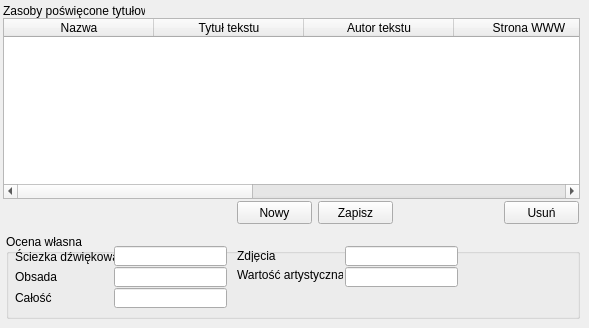
    <widget class="QWidget" name="tab">
     <attribute name="title">
      <string>Ocena</string>
     </attribute>
     <widget class="QLabel" name="label_45">
      <property name="geometry">
       <rect>
        <x>3</x>
        <y>3</y>
        <width>142</width>
        <height>16</height>
       </rect>
      </property>
      <property name="text">
       <string>Zasoby poświęcone tytułowi</string>
      </property>
     </widget>
     <widget class="QTableWidget" name="tableWidget_OC">
      <property name="geometry">
       <rect>
        <x>3</x>
        <y>18</y>
        <width>577</width>
        <height>181</height>
       </rect>
      </property>
      <property name="editTriggers">
       <set>QAbstractItemView::DoubleClicked</set>
      </property>
      <property name="tabKeyNavigation">
       <bool>false</bool>
      </property>
      <property name="showDropIndicator" stdset="0">
       <bool>false</bool>
      </property>
      <property name="dragDropOverwriteMode">
       <bool>false</bool>
      </property>
      <property name="selectionBehavior">
       <enum>QAbstractItemView::SelectRows</enum>
      </property>
      <attribute name="horizontalHeaderDefaultSectionSize">
       <number>150</number>
      </attribute>
      <column>
       <property name="text">
        <string>Nazwa</string>
       </property>
      </column>
      <column>
       <property name="text">
        <string>Tytuł tekstu</string>
       </property>
      </column>
      <column>
       <property name="text">
        <string>Autor tekstu</string>
       </property>
      </column>
      <column>
       <property name="text">
        <string>Strona WWW</string>
       </property>
      </column>
      <column>
       <property name="text">
        <string>Ocena krytyka</string>
       </property>
      </column>
      <column>
       <property name="text">
        <string>ID</string>
       </property>
      </column>
      <column>
       <property name="text">
        <string>IDPDB</string>
       </property>
      </column>
     </widget>
     <widget class="QPushButton" name="pushButton_OC_New">
      <property name="geometry">
       <rect>
        <x>237</x>
        <y>201</y>
        <width>75</width>
        <height>23</height>
       </rect>
      </property>
      <property name="text">
       <string>Nowy</string>
      </property>
     </widget>
     <widget class="QPushButton" name="pushButton_OC_Save">
      <property name="geometry">
       <rect>
        <x>318</x>
        <y>201</y>
        <width>75</width>
        <height>23</height>
       </rect>
      </property>
      <property name="text">
       <string>Zapisz</string>
      </property>
     </widget>
     <widget class="QPushButton" name="pushButton_OC_Del">
      <property name="geometry">
       <rect>
        <x>504</x>
        <y>201</y>
        <width>75</width>
        <height>23</height>
       </rect>
      </property>
      <property name="text">
       <string>Usuń</string>
      </property>
     </widget>
     <widget class="QGroupBox" name="groupBox_6">
      <property name="geometry">
       <rect>
        <x>6</x>
        <y>234</y>
        <width>574</width>
        <height>85</height>
       </rect>
      </property>
      <property name="title">
       <string>Ocena własna</string>
      </property>
      <widget class="QLabel" name="label_46">
       <property name="geometry">
        <rect>
         <x>9</x>
         <y>15</y>
         <width>100</width>
         <height>16</height>
        </rect>
       </property>
       <property name="text">
        <string>Ściezka dźwiękowa</string>
       </property>
      </widget>
      <widget class="QLabel" name="label_47">
       <property name="geometry">
        <rect>
         <x>9</x>
         <y>36</y>
         <width>46</width>
         <height>13</height>
        </rect>
       </property>
       <property name="text">
        <string>Obsada</string>
       </property>
      </widget>
      <widget class="QLabel" name="label_48">
       <property name="geometry">
        <rect>
         <x>9</x>
         <y>57</y>
         <width>46</width>
         <height>13</height>
        </rect>
       </property>
       <property name="text">
        <string>Całość</string>
       </property>
      </widget>
      <widget class="QLineEdit" name="lineEdit_OC_OW_SD">
       <property name="geometry">
        <rect>
         <x>108</x>
         <y>12</y>
         <width>113</width>
         <height>20</height>
        </rect>
       </property>
      </widget>
      <widget class="QLineEdit" name="lineEdit_OC_OW_Obs">
       <property name="geometry">
        <rect>
         <x>108</x>
         <y>33</y>
         <width>113</width>
         <height>20</height>
        </rect>
       </property>
      </widget>
      <widget class="QLineEdit" name="lineEdit__OC_OW_All">
       <property name="geometry">
        <rect>
         <x>108</x>
         <y>54</y>
         <width>113</width>
         <height>20</height>
        </rect>
       </property>
      </widget>
      <widget class="QLabel" name="label_49">
       <property name="geometry">
        <rect>
         <x>231</x>
         <y>15</y>
         <width>46</width>
         <height>13</height>
        </rect>
       </property>
       <property name="text">
        <string>Zdjęcia</string>
       </property>
      </widget>
      <widget class="QLabel" name="label_50">
       <property name="geometry">
        <rect>
         <x>231</x>
         <y>33</y>
         <width>106</width>
         <height>16</height>
        </rect>
       </property>
       <property name="text">
        <string>Wartość artystyczna</string>
       </property>
      </widget>
      <widget class="QLineEdit" name="lineEdit__OC_OW_Zdj">
       <property name="geometry">
        <rect>
         <x>339</x>
         <y>12</y>
         <width>113</width>
         <height>20</height>
        </rect>
       </property>
      </widget>
      <widget class="QLineEdit" name="lineEdit__OC_OW_WA">
       <property name="geometry">
        <rect>
         <x>339</x>
         <y>33</y>
         <width>113</width>
         <height>20</height>
        </rect>
       </property>
      </widget>
     </widget>
    </widget>
